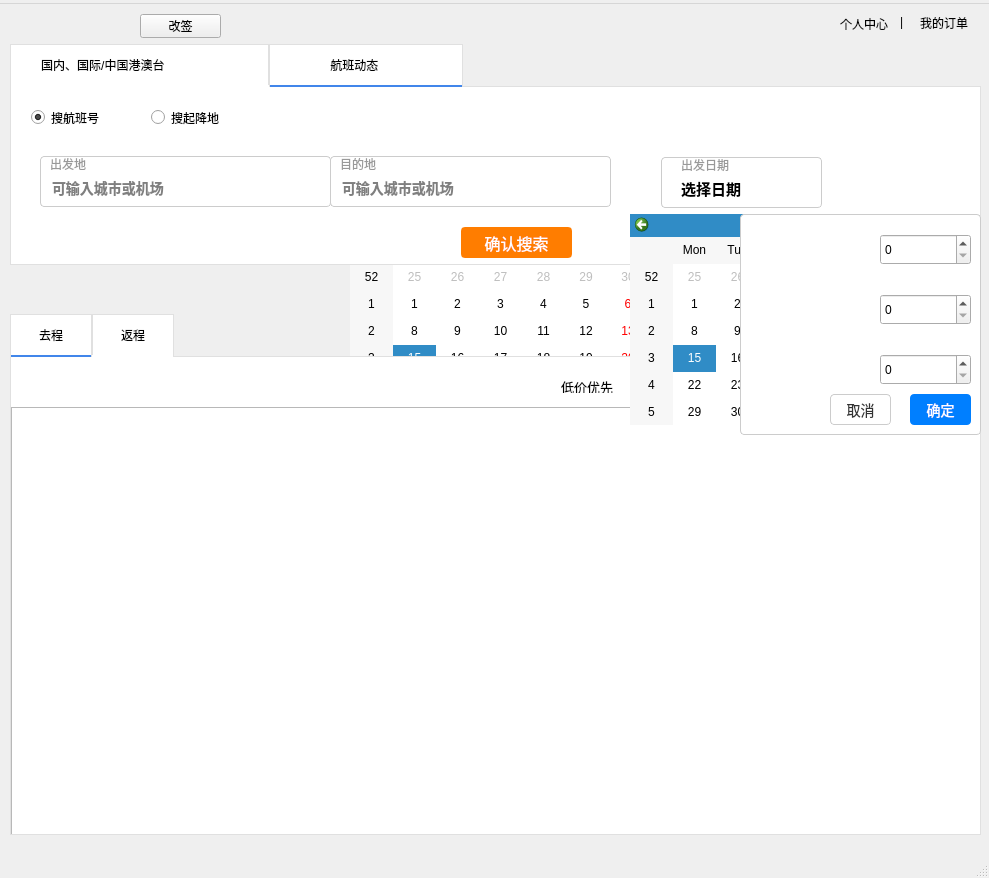
<?xml version="1.0" encoding="UTF-8"?>
<ui version="4.0">
 <class>MainWindow</class>
 <widget class="QMainWindow" name="MainWindow">
  <property name="geometry">
   <rect>
    <x>0</x>
    <y>0</y>
    <width>989</width>
    <height>878</height>
   </rect>
  </property>
  <property name="minimumSize">
   <size>
    <width>989</width>
    <height>878</height>
   </size>
  </property>
  <property name="maximumSize">
   <size>
    <width>989</width>
    <height>878</height>
   </size>
  </property>
  <property name="windowTitle">
   <string>航空管理系统-首页</string>
  </property>
  <property name="styleSheet">
   <string notr="true"/>
  </property>
  <widget class="QWidget" name="centralwidget">
   <widget class="QTabWidget" name="tabWidget">
    <property name="geometry">
     <rect>
      <x>10</x>
      <y>40</y>
      <width>971</width>
      <height>221</height>
     </rect>
    </property>
    <property name="toolTip">
     <string/>
    </property>
    <property name="accessibleName">
     <string/>
    </property>
    <property name="styleSheet">
     <string notr="true">QTabBar {
    alignment: center;
    background-color: white;
    border: 1px solid #e0e0e0;
    border-bottom: none;
}

QTabBar::tab {
    text-align: center;
    min-width: 80px;
    height: 40px;
    padding: 0px;
    background-color: white;
    border: 1px solid #e0e0e0;
    border-bottom: none;
}

QTabBar::tab:selected {
    background-color: white;
    border-bottom: 2px solid #4186ea;
    border-left: 1px solid #e0e0e0;
    border-right: 1px solid #e0e0e0;
    border-top: 1px solid #e0e0e0;
}

QTabBar::tab:hover:!selected {
    background-color: #f8f9fa;
    border: 1px solid #99c1ff;
    border-bottom: none;
}

QTabWidget::pane {
    background-color: white;
    border: 1px solid #e0e0e0;
    top: -1px;
}</string>
    </property>
    <property name="currentIndex">
     <number>1</number>
    </property>
    <widget class="QWidget" name="tab">
     <attribute name="title">
      <string>         国内、国际/中国港澳台                               </string>
     </attribute>
     <widget class="QRadioButton" name="radioOneWay">
      <property name="geometry">
       <rect>
        <x>30</x>
        <y>20</y>
        <width>96</width>
        <height>21</height>
       </rect>
      </property>
      <property name="text">
       <string>单程</string>
      </property>
      <property name="checked">
       <bool>true</bool>
      </property>
     </widget>
     <widget class="QRadioButton" name="radioRoundTrip">
      <property name="geometry">
       <rect>
        <x>120</x>
        <y>20</y>
        <width>96</width>
        <height>21</height>
       </rect>
      </property>
      <property name="text">
       <string>往返</string>
      </property>
     </widget>
     <widget class="QWidget" name="widget" native="true">
      <property name="geometry">
       <rect>
        <x>20</x>
        <y>70</y>
        <width>151</width>
        <height>51</height>
       </rect>
      </property>
      <property name="styleSheet">
       <string notr="true">QWidget#widget { 
    border: 1px solid #cccccc;
    border-radius: 4px;
    background-color: white;
}</string>
      </property>
      <widget class="QLabel" name="label_6">
       <property name="geometry">
        <rect>
         <x>10</x>
         <y>0</y>
         <width>54</width>
         <height>16</height>
        </rect>
       </property>
       <property name="styleSheet">
        <string notr="true">color: rgb(153, 153, 153);
border: none;
background-color: transparent;</string>
       </property>
       <property name="text">
        <string>出发地</string>
       </property>
      </widget>
      <widget class="QLineEdit" name="lineEdit_Depart">
       <property name="geometry">
        <rect>
         <x>10</x>
         <y>20</y>
         <width>131</width>
         <height>23</height>
        </rect>
       </property>
       <property name="styleSheet">
        <string notr="true">border: none;
font-weight: bold;
font-size: 14px;</string>
       </property>
       <property name="placeholderText">
        <string>可输入城市或机场</string>
       </property>
      </widget>
     </widget>
     <widget class="QWidget" name="widget_2" native="true">
      <property name="geometry">
       <rect>
        <x>170</x>
        <y>70</y>
        <width>151</width>
        <height>51</height>
       </rect>
      </property>
      <property name="styleSheet">
       <string notr="true">QWidget#widget_2 { 
    border: 1px solid #cccccc;
    border-radius: 4px;
    background-color: white;
}</string>
      </property>
      <widget class="QLabel" name="label_7">
       <property name="geometry">
        <rect>
         <x>10</x>
         <y>0</y>
         <width>54</width>
         <height>16</height>
        </rect>
       </property>
       <property name="styleSheet">
        <string notr="true">color: rgb(153, 153, 153);
border: none;
background-color: transparent;</string>
       </property>
       <property name="text">
        <string>目的地</string>
       </property>
      </widget>
      <widget class="QLineEdit" name="lineEdit_Arrive">
       <property name="geometry">
        <rect>
         <x>10</x>
         <y>20</y>
         <width>131</width>
         <height>23</height>
        </rect>
       </property>
       <property name="styleSheet">
        <string notr="true">border: none;
font-weight: bold;
font-size: 14px;</string>
       </property>
       <property name="placeholderText">
        <string>可输入城市或机场</string>
       </property>
      </widget>
     </widget>
     <widget class="QWidget" name="widget_3" native="true">
      <property name="geometry">
       <rect>
        <x>360</x>
        <y>70</y>
        <width>151</width>
        <height>51</height>
       </rect>
      </property>
      <property name="styleSheet">
       <string notr="true">QWidget#widget_3 {
    border: 1px solid #cccccc;
    border-radius: 4px;
    background-color: white;
}</string>
      </property>
      <widget class="QLabel" name="label_8">
       <property name="geometry">
        <rect>
         <x>20</x>
         <y>0</y>
         <width>54</width>
         <height>16</height>
        </rect>
       </property>
       <property name="styleSheet">
        <string notr="true">color: rgb(153, 153, 153);
border: none;
background-color: transparent;</string>
       </property>
       <property name="text">
        <string>出发日期</string>
       </property>
      </widget>
      <widget class="QLabel" name="dateDepart">
       <property name="geometry">
        <rect>
         <x>20</x>
         <y>20</y>
         <width>111</width>
         <height>21</height>
        </rect>
       </property>
       <property name="text">
        <string>&lt;html&gt;&lt;head/&gt;&lt;body&gt;&lt;p&gt;&lt;span style=&quot; font-size:11pt; font-weight:700; color:#000000;&quot;&gt;选择日期&lt;/span&gt;&lt;/p&gt;&lt;/body&gt;&lt;/html&gt;</string>
       </property>
      </widget>
     </widget>
     <widget class="QWidget" name="widget_4" native="true">
      <property name="geometry">
       <rect>
        <x>510</x>
        <y>70</y>
        <width>151</width>
        <height>51</height>
       </rect>
      </property>
      <property name="styleSheet">
       <string notr="true">QWidget#widget_4 { 
    border: 1px solid #cccccc;
    border-radius: 4px;
    background-color: white;
}</string>
      </property>
      <widget class="QLabel" name="label_9">
       <property name="geometry">
        <rect>
         <x>20</x>
         <y>0</y>
         <width>54</width>
         <height>16</height>
        </rect>
       </property>
       <property name="styleSheet">
        <string notr="true">color: rgb(153, 153, 153);
border: none;
background-color: transparent;</string>
       </property>
       <property name="text">
        <string>返回日期</string>
       </property>
      </widget>
      <widget class="QLabel" name="dateReturn">
       <property name="geometry">
        <rect>
         <x>20</x>
         <y>20</y>
         <width>121</width>
         <height>21</height>
        </rect>
       </property>
       <property name="text">
        <string>&lt;html&gt;&lt;head/&gt;&lt;body&gt;&lt;p&gt;&lt;span style=&quot; font-size:11pt; font-weight:700; color:#000000;&quot;&gt;选择日期&lt;/span&gt;&lt;/p&gt;&lt;/body&gt;&lt;/html&gt;</string>
       </property>
      </widget>
     </widget>
     <widget class="QWidget" name="widget_5" native="true">
      <property name="geometry">
       <rect>
        <x>760</x>
        <y>70</y>
        <width>181</width>
        <height>51</height>
       </rect>
      </property>
      <property name="styleSheet">
       <string notr="true">QWidget#widget_5 {
    border: 1px solid #cccccc;
    border-radius: 4px;
    background-color: white;
}</string>
      </property>
      <widget class="QLabel" name="label_10">
       <property name="geometry">
        <rect>
         <x>10</x>
         <y>0</y>
         <width>54</width>
         <height>16</height>
        </rect>
       </property>
       <property name="styleSheet">
        <string notr="true">color: rgb(153, 153, 153);
border: none;
background-color: transparent;</string>
       </property>
       <property name="text">
        <string>乘客类型</string>
       </property>
      </widget>
      <widget class="QLabel" name="passenger">
       <property name="geometry">
        <rect>
         <x>10</x>
         <y>20</y>
         <width>141</width>
         <height>21</height>
        </rect>
       </property>
       <property name="text">
        <string>&lt;html&gt;&lt;head/&gt;&lt;body&gt;&lt;p&gt;&lt;span style=&quot; font-size:10pt; font-weight:700; color:#000000;&quot;&gt;1 成人 0 儿童 0 婴儿&lt;/span&gt;&lt;/p&gt;&lt;/body&gt;&lt;/html&gt;</string>
       </property>
      </widget>
     </widget>
     <widget class="QComboBox" name="comboBox">
      <property name="geometry">
       <rect>
        <x>860</x>
        <y>20</y>
        <width>101</width>
        <height>24</height>
       </rect>
      </property>
      <item>
       <property name="text">
        <string>不限舱等</string>
       </property>
      </item>
      <item>
       <property name="text">
        <string>经济舱</string>
       </property>
      </item>
      <item>
       <property name="text">
        <string>公务舱</string>
       </property>
      </item>
      <item>
       <property name="text">
        <string>头等舱</string>
       </property>
      </item>
     </widget>
     <widget class="QPushButton" name="btnSearch">
      <property name="geometry">
       <rect>
        <x>450</x>
        <y>140</y>
        <width>111</width>
        <height>31</height>
       </rect>
      </property>
      <property name="styleSheet">
       <string notr="true">QPushButton {
    border: 2px solid #ff7d00; 
    border-radius: 4px;
    background-color: #ff7d00;
    color: white;
    font-size: 16px;
    height: 44px;
}

QPushButton:hover {
    border-color: #ff6600;
    background-color: #ff6600;
}

QPushButton:pressed {
    border-color: #e65c00;
    background-color: #e65c00;
}

QPushButton:disabled {
    border-color: #cccccc;
    background-color: #cccccc;
    color: #ffffff;
}</string>
      </property>
      <property name="text">
       <string>确认搜索</string>
      </property>
     </widget>
    </widget>
    <widget class="QWidget" name="tab_3">
     <attribute name="title">
      <string>                  航班动态                         </string>
     </attribute>
     <widget class="QRadioButton" name="radioButton_4">
      <property name="geometry">
       <rect>
        <x>20</x>
        <y>20</y>
        <width>96</width>
        <height>21</height>
       </rect>
      </property>
      <property name="tabletTracking">
       <bool>false</bool>
      </property>
      <property name="text">
       <string>搜航班号</string>
      </property>
      <property name="checked">
       <bool>true</bool>
      </property>
     </widget>
     <widget class="QRadioButton" name="radioButton_5">
      <property name="geometry">
       <rect>
        <x>140</x>
        <y>20</y>
        <width>96</width>
        <height>21</height>
       </rect>
      </property>
      <property name="text">
       <string>搜起降地</string>
      </property>
     </widget>
     <widget class="QStackedWidget" name="stackedWidget">
      <property name="geometry">
       <rect>
        <x>19</x>
        <y>59</y>
        <width>591</width>
        <height>71</height>
       </rect>
      </property>
      <property name="currentIndex">
       <number>1</number>
      </property>
      <widget class="QWidget" name="page">
       <widget class="QLineEdit" name="lineEdit_3">
        <property name="geometry">
         <rect>
          <x>10</x>
          <y>10</y>
          <width>581</width>
          <height>51</height>
         </rect>
        </property>
        <property name="font">
         <font>
          <pointsize>12</pointsize>
         </font>
        </property>
        <property name="text">
         <string/>
        </property>
        <property name="placeholderText">
         <string>  请填写航班号，如MU1234</string>
        </property>
       </widget>
      </widget>
      <widget class="QWidget" name="page_2">
       <widget class="QWidget" name="widget_7" native="true">
        <property name="geometry">
         <rect>
          <x>10</x>
          <y>10</y>
          <width>291</width>
          <height>51</height>
         </rect>
        </property>
        <property name="styleSheet">
         <string notr="true">QWidget#widget_7 { 
    border: 1px solid #cccccc;
    border-radius: 4px;
    background-color: white;
}</string>
        </property>
        <widget class="QLabel" name="label_14">
         <property name="geometry">
          <rect>
           <x>10</x>
           <y>0</y>
           <width>54</width>
           <height>16</height>
          </rect>
         </property>
         <property name="styleSheet">
          <string notr="true">color: rgb(153, 153, 153);
border: none;
background-color: transparent;</string>
         </property>
         <property name="text">
          <string>出发地</string>
         </property>
        </widget>
        <widget class="QLineEdit" name="lineEdit_Depart_2">
         <property name="geometry">
          <rect>
           <x>10</x>
           <y>20</y>
           <width>271</width>
           <height>23</height>
          </rect>
         </property>
         <property name="styleSheet">
          <string notr="true">border: none;
font-weight: bold;
font-size: 14px;</string>
         </property>
         <property name="placeholderText">
          <string>可输入城市或机场</string>
         </property>
        </widget>
       </widget>
       <widget class="QWidget" name="widget_10" native="true">
        <property name="geometry">
         <rect>
          <x>300</x>
          <y>10</y>
          <width>281</width>
          <height>51</height>
         </rect>
        </property>
        <property name="styleSheet">
         <string notr="true">QWidget#widget_10 { 
    border: 1px solid #cccccc;
    border-radius: 4px;
    background-color: white;
}</string>
        </property>
        <widget class="QLabel" name="label_15">
         <property name="geometry">
          <rect>
           <x>10</x>
           <y>0</y>
           <width>54</width>
           <height>16</height>
          </rect>
         </property>
         <property name="styleSheet">
          <string notr="true">color: rgb(153, 153, 153);
border: none;
background-color: transparent;</string>
         </property>
         <property name="text">
          <string>目的地</string>
         </property>
        </widget>
        <widget class="QLineEdit" name="lineEdit_Arrive_2">
         <property name="geometry">
          <rect>
           <x>10</x>
           <y>20</y>
           <width>261</width>
           <height>23</height>
          </rect>
         </property>
         <property name="styleSheet">
          <string notr="true">border: none;
font-weight: bold;
font-size: 14px;</string>
         </property>
         <property name="placeholderText">
          <string>可输入城市或机场</string>
         </property>
        </widget>
       </widget>
      </widget>
     </widget>
     <widget class="QPushButton" name="btnSearch_2">
      <property name="geometry">
       <rect>
        <x>450</x>
        <y>140</y>
        <width>111</width>
        <height>31</height>
       </rect>
      </property>
      <property name="styleSheet">
       <string notr="true">QPushButton {
    border: 2px solid #ff7d00; 
    border-radius: 4px;
    background-color: #ff7d00;
    color: white;
    font-size: 16px;
    height: 44px;
}

QPushButton:hover {
    border-color: #ff6600;
    background-color: #ff6600;
}

QPushButton:pressed {
    border-color: #e65c00;
    background-color: #e65c00;
}

QPushButton:disabled {
    border-color: #cccccc;
    background-color: #cccccc;
    color: #ffffff;
}</string>
      </property>
      <property name="text">
       <string>确认搜索</string>
      </property>
     </widget>
     <widget class="QWidget" name="widget_11" native="true">
      <property name="geometry">
       <rect>
        <x>650</x>
        <y>70</y>
        <width>161</width>
        <height>51</height>
       </rect>
      </property>
      <property name="styleSheet">
       <string notr="true">QWidget#widget_11 { 
    border: 1px solid #cccccc;
    border-radius: 4px;
    background-color: white;
}</string>
      </property>
      <widget class="QLabel" name="label_16">
       <property name="geometry">
        <rect>
         <x>20</x>
         <y>0</y>
         <width>54</width>
         <height>16</height>
        </rect>
       </property>
       <property name="styleSheet">
        <string notr="true">color: rgb(153, 153, 153);
border: none;
background-color: transparent;</string>
       </property>
       <property name="text">
        <string>出发日期</string>
       </property>
      </widget>
      <widget class="QLabel" name="dateDepart_2">
       <property name="geometry">
        <rect>
         <x>20</x>
         <y>20</y>
         <width>111</width>
         <height>21</height>
        </rect>
       </property>
       <property name="text">
        <string>&lt;html&gt;&lt;head/&gt;&lt;body&gt;&lt;p&gt;&lt;span style=&quot; font-size:11pt; font-weight:700; color:#000000;&quot;&gt;选择日期&lt;/span&gt;&lt;/p&gt;&lt;/body&gt;&lt;/html&gt;</string>
       </property>
      </widget>
     </widget>
     <zorder>stackedWidget</zorder>
     <zorder>radioButton_4</zorder>
     <zorder>radioButton_5</zorder>
     <zorder>btnSearch_2</zorder>
     <zorder>widget_11</zorder>
    </widget>
   </widget>
   <widget class="QLabel" name="label_2">
    <property name="geometry">
     <rect>
      <x>900</x>
      <y>10</y>
      <width>16</width>
      <height>16</height>
     </rect>
    </property>
    <property name="text">
     <string>&lt;html&gt;&lt;head/&gt;&lt;body&gt;&lt;p&gt;&lt;span style=&quot; color:#000000;&quot;&gt;|&lt;/span&gt;&lt;/p&gt;&lt;/body&gt;&lt;/html&gt;</string>
    </property>
   </widget>
   <widget class="QLabel" name="label_3">
    <property name="geometry">
     <rect>
      <x>920</x>
      <y>10</y>
      <width>54</width>
      <height>16</height>
     </rect>
    </property>
    <property name="text">
     <string>&lt;html&gt;&lt;head/&gt;&lt;body&gt;&lt;p&gt;&lt;span style=&quot; color:#000000;&quot;&gt;我的订单&lt;/span&gt;&lt;/p&gt;&lt;/body&gt;&lt;/html&gt;</string>
    </property>
   </widget>
   <widget class="ClickableLabel" name="label_5">
    <property name="geometry">
     <rect>
      <x>840</x>
      <y>10</y>
      <width>61</width>
      <height>20</height>
     </rect>
    </property>
    <property name="text">
     <string>&lt;html&gt;&lt;head/&gt;&lt;body&gt;&lt;p&gt;&lt;span style=&quot; color:#000000;&quot;&gt;个人中心&lt;/span&gt;&lt;/p&gt;&lt;/body&gt;&lt;/html&gt;</string>
    </property>
   </widget>
   <widget class="QWidget" name="passengerWidget" native="true">
    <property name="geometry">
     <rect>
      <x>740</x>
      <y>210</y>
      <width>241</width>
      <height>221</height>
     </rect>
    </property>
    <property name="styleSheet">
     <string notr="true">QWidget#passengerWidget{
    border: 1px solid #cccccc;
    border-radius: 4px;
    background-color: white;
}</string>
    </property>
    <widget class="QLabel" name="label_11">
     <property name="geometry">
      <rect>
       <x>10</x>
       <y>10</y>
       <width>91</width>
       <height>41</height>
      </rect>
     </property>
     <property name="text">
      <string/>
     </property>
     <property name="pixmap">
      <pixmap resource="new_resources.qrc">:/newimages/newimages/1.png</pixmap>
     </property>
     <property name="scaledContents">
      <bool>true</bool>
     </property>
    </widget>
    <widget class="QLabel" name="label_12">
     <property name="geometry">
      <rect>
       <x>10</x>
       <y>70</y>
       <width>91</width>
       <height>41</height>
      </rect>
     </property>
     <property name="text">
      <string/>
     </property>
     <property name="pixmap">
      <pixmap resource="new_resources.qrc">:/newimages/newimages/3.png</pixmap>
     </property>
     <property name="scaledContents">
      <bool>true</bool>
     </property>
    </widget>
    <widget class="QLabel" name="label_13">
     <property name="geometry">
      <rect>
       <x>10</x>
       <y>130</y>
       <width>91</width>
       <height>41</height>
      </rect>
     </property>
     <property name="text">
      <string/>
     </property>
     <property name="pixmap">
      <pixmap resource="new_resources.qrc">:/newimages/newimages/2.png</pixmap>
     </property>
     <property name="scaledContents">
      <bool>true</bool>
     </property>
    </widget>
    <widget class="QSpinBox" name="spinBox">
     <property name="geometry">
      <rect>
       <x>140</x>
       <y>20</y>
       <width>91</width>
       <height>31</height>
      </rect>
     </property>
    </widget>
    <widget class="QSpinBox" name="spinBox_2">
     <property name="geometry">
      <rect>
       <x>140</x>
       <y>80</y>
       <width>91</width>
       <height>31</height>
      </rect>
     </property>
    </widget>
    <widget class="QSpinBox" name="spinBox_3">
     <property name="geometry">
      <rect>
       <x>140</x>
       <y>140</y>
       <width>91</width>
       <height>31</height>
      </rect>
     </property>
    </widget>
    <widget class="QPushButton" name="pushButton">
     <property name="geometry">
      <rect>
       <x>170</x>
       <y>180</y>
       <width>61</width>
       <height>31</height>
      </rect>
     </property>
     <property name="styleSheet">
      <string notr="true">QPushButton {
    background-color: #007fff;
    border: none;
    border-radius: 4px;
    color: white;
    padding: 6px 16px;
    font-size: 14px;
}

QPushButton:hover {
    background-color: #0066cc;
}</string>
     </property>
     <property name="text">
      <string>确定</string>
     </property>
    </widget>
    <widget class="QPushButton" name="pushButton_2">
     <property name="geometry">
      <rect>
       <x>90</x>
       <y>180</y>
       <width>61</width>
       <height>31</height>
      </rect>
     </property>
     <property name="styleSheet">
      <string notr="true">QPushButton {
    background-color: white;
    border: 1px solid #cccccc;
    border-radius: 4px;
    color: #333333;
    padding: 6px 16px;
    font-size: 14px;
}

QPushButton:hover {
    border-color: #999999;
}</string>
     </property>
     <property name="text">
      <string>取消</string>
     </property>
    </widget>
   </widget>
   <widget class="QCalendarWidget" name="calendarWidget">
    <property name="enabled">
     <bool>true</bool>
    </property>
    <property name="geometry">
     <rect>
      <x>350</x>
      <y>210</y>
      <width>341</width>
      <height>211</height>
     </rect>
    </property>
   </widget>
   <widget class="QCalendarWidget" name="calendarWidget_2">
    <property name="enabled">
     <bool>true</bool>
    </property>
    <property name="geometry">
     <rect>
      <x>400</x>
      <y>210</y>
      <width>341</width>
      <height>211</height>
     </rect>
    </property>
   </widget>
   <widget class="QTabWidget" name="tabWidget_2">
    <property name="geometry">
     <rect>
      <x>10</x>
      <y>310</y>
      <width>971</width>
      <height>521</height>
     </rect>
    </property>
    <property name="styleSheet">
     <string notr="true">QTabBar {
    alignment: center;
    background-color: white;
    border: 1px solid #e0e0e0;
    border-bottom: none;
}

QTabBar::tab {
    text-align: center;
    min-width: 80px;
    height: 40px;
    padding: 0px;
    background-color: white;
    border: 1px solid #e0e0e0;
    border-bottom: none;
}

QTabBar::tab:selected {
    background-color: white;
    border-bottom: 2px solid #4186ea;
    border-left: 1px solid #e0e0e0;
    border-right: 1px solid #e0e0e0;
    border-top: 1px solid #e0e0e0;
}

QTabBar::tab:hover:!selected {
    background-color: #f8f9fa;
    border: 1px solid #99c1ff;
    border-bottom: none;
}

QTabWidget::pane {
    background-color: white;
    border: 1px solid #e0e0e0;
    top: -1px;
}</string>
    </property>
    <property name="currentIndex">
     <number>0</number>
    </property>
    <widget class="QWidget" name="widget_6">
     <attribute name="title">
      <string>去程</string>
     </attribute>
     <widget class="QWidget" name="widget_8" native="true">
      <property name="geometry">
       <rect>
        <x>0</x>
        <y>0</y>
        <width>961</width>
        <height>51</height>
       </rect>
      </property>
      <widget class="QComboBox" name="comboBox_3">
       <property name="geometry">
        <rect>
         <x>860</x>
         <y>20</y>
         <width>101</width>
         <height>24</height>
        </rect>
       </property>
       <item>
        <property name="text">
         <string>更多排序</string>
        </property>
       </item>
       <item>
        <property name="text">
         <string>耗时短-长</string>
        </property>
       </item>
       <item>
        <property name="text">
         <string>耗时长-短</string>
        </property>
       </item>
       <item>
        <property name="text">
         <string>价格高-低</string>
        </property>
       </item>
       <item>
        <property name="text">
         <string>到达早-晚</string>
        </property>
       </item>
       <item>
        <property name="text">
         <string>到达晚-早</string>
        </property>
       </item>
       <item>
        <property name="text">
         <string>起飞晚-早</string>
        </property>
       </item>
      </widget>
      <widget class="ClickableLabel" name="ontime">
       <property name="geometry">
        <rect>
         <x>630</x>
         <y>20</y>
         <width>71</width>
         <height>16</height>
        </rect>
       </property>
       <property name="text">
        <string>&lt;html&gt;&lt;head/&gt;&lt;body&gt;&lt;p&gt;&lt;span style=&quot; font-size:10pt;&quot;&gt;准点率高-低&lt;/span&gt;&lt;/p&gt;&lt;/body&gt;&lt;/html&gt;</string>
       </property>
      </widget>
      <widget class="ClickableLabel" name="depart">
       <property name="geometry">
        <rect>
         <x>730</x>
         <y>20</y>
         <width>101</width>
         <height>16</height>
        </rect>
       </property>
       <property name="text">
        <string>&lt;html&gt;&lt;head/&gt;&lt;body&gt;&lt;p&gt;&lt;span style=&quot; font-size:10pt;&quot;&gt;起飞时间早-晚&lt;/span&gt;&lt;/p&gt;&lt;/body&gt;&lt;/html&gt;</string>
       </property>
      </widget>
      <widget class="ClickableLabel" name="dijia">
       <property name="geometry">
        <rect>
         <x>550</x>
         <y>20</y>
         <width>71</width>
         <height>16</height>
        </rect>
       </property>
       <property name="text">
        <string>&lt;html&gt;&lt;head/&gt;&lt;body&gt;&lt;p&gt;&lt;span style=&quot; font-size:10pt;&quot;&gt;低价优先&lt;/span&gt;&lt;/p&gt;&lt;/body&gt;&lt;/html&gt;</string>
       </property>
      </widget>
     </widget>
     <widget class="QListWidget" name="listWidgetGoing">
      <property name="geometry">
       <rect>
        <x>0</x>
        <y>50</y>
        <width>971</width>
        <height>441</height>
       </rect>
      </property>
      <property name="styleSheet">
       <string notr="true">QListWidget { border: none; background-color: #F5F5F5; }；
setSpacing(2)；</string>
      </property>
     </widget>
    </widget>
    <widget class="QWidget" name="tab_8">
     <attribute name="title">
      <string>返程</string>
     </attribute>
     <widget class="QListWidget" name="listWidgetReturn">
      <property name="geometry">
       <rect>
        <x>0</x>
        <y>50</y>
        <width>971</width>
        <height>451</height>
       </rect>
      </property>
      <property name="styleSheet">
       <string notr="true">QListWidget { border: none; background-color: #F5F5F5; }；
setSpacing(8)；
</string>
      </property>
     </widget>
     <widget class="QWidget" name="widget_9" native="true">
      <property name="geometry">
       <rect>
        <x>0</x>
        <y>0</y>
        <width>961</width>
        <height>51</height>
       </rect>
      </property>
      <widget class="QComboBox" name="comboBox_4">
       <property name="geometry">
        <rect>
         <x>860</x>
         <y>20</y>
         <width>101</width>
         <height>24</height>
        </rect>
       </property>
       <item>
        <property name="text">
         <string>更多排序</string>
        </property>
       </item>
       <item>
        <property name="text">
         <string>耗时短-长</string>
        </property>
       </item>
       <item>
        <property name="text">
         <string>耗时长-短</string>
        </property>
       </item>
       <item>
        <property name="text">
         <string>价格高-低</string>
        </property>
       </item>
       <item>
        <property name="text">
         <string>到达早-晚</string>
        </property>
       </item>
       <item>
        <property name="text">
         <string>到达晚-早</string>
        </property>
       </item>
       <item>
        <property name="text">
         <string>起飞晚-早</string>
        </property>
       </item>
      </widget>
      <widget class="ClickableLabel" name="ontime_2">
       <property name="geometry">
        <rect>
         <x>630</x>
         <y>20</y>
         <width>71</width>
         <height>16</height>
        </rect>
       </property>
       <property name="text">
        <string>&lt;html&gt;&lt;head/&gt;&lt;body&gt;&lt;p&gt;&lt;span style=&quot; font-size:10pt;&quot;&gt;准点率高-低&lt;/span&gt;&lt;/p&gt;&lt;/body&gt;&lt;/html&gt;</string>
       </property>
      </widget>
      <widget class="ClickableLabel" name="depart_2">
       <property name="geometry">
        <rect>
         <x>730</x>
         <y>20</y>
         <width>101</width>
         <height>16</height>
        </rect>
       </property>
       <property name="text">
        <string>&lt;html&gt;&lt;head/&gt;&lt;body&gt;&lt;p&gt;&lt;span style=&quot; font-size:10pt;&quot;&gt;起飞时间早-晚&lt;/span&gt;&lt;/p&gt;&lt;/body&gt;&lt;/html&gt;</string>
       </property>
      </widget>
      <widget class="ClickableLabel" name="dijia_2">
       <property name="geometry">
        <rect>
         <x>550</x>
         <y>20</y>
         <width>71</width>
         <height>16</height>
        </rect>
       </property>
       <property name="text">
        <string>&lt;html&gt;&lt;head/&gt;&lt;body&gt;&lt;p&gt;&lt;span style=&quot; font-size:10pt;&quot;&gt;低价优先&lt;/span&gt;&lt;/p&gt;&lt;/body&gt;&lt;/html&gt;</string>
       </property>
      </widget>
     </widget>
    </widget>
   </widget>
   <widget class="QCalendarWidget" name="calendarWidget_3">
    <property name="enabled">
     <bool>true</bool>
    </property>
    <property name="geometry">
     <rect>
      <x>630</x>
      <y>210</y>
      <width>341</width>
      <height>211</height>
     </rect>
    </property>
   </widget>
   <widget class="QPushButton" name="pushButton_3">
    <property name="geometry">
     <rect>
      <x>140</x>
      <y>10</y>
      <width>81</width>
      <height>24</height>
     </rect>
    </property>
    <property name="text">
     <string>改签</string>
    </property>
   </widget>
   <zorder>calendarWidget_2</zorder>
   <zorder>calendarWidget</zorder>
   <zorder>tabWidget</zorder>
   <zorder>label_2</zorder>
   <zorder>label_3</zorder>
   <zorder>label_5</zorder>
   <zorder>tabWidget_2</zorder>
   <zorder>calendarWidget_3</zorder>
   <zorder>passengerWidget</zorder>
   <zorder>pushButton_3</zorder>
  </widget>
  <widget class="QMenuBar" name="menubar">
   <property name="geometry">
    <rect>
     <x>0</x>
     <y>0</y>
     <width>989</width>
     <height>21</height>
    </rect>
   </property>
   <widget class="QMenu" name="menu">
    <property name="title">
     <string/>
    </property>
   </widget>
   <addaction name="menu"/>
  </widget>
  <widget class="QStatusBar" name="statusbar"/>
 </widget>
 <customwidgets>
  <customwidget>
   <class>ClickableLabel</class>
   <extends>QLabel</extends>
   <header location="global">clickablelabel.h</header>
   <slots>
    <signal>clicked()</signal>
    <slot>on_switchLabel_clicked()</slot>
   </slots>
  </customwidget>
 </customwidgets>
 <resources>
  <include location="new_resources.qrc"/>
 </resources>
 <connections/>
</ui>
